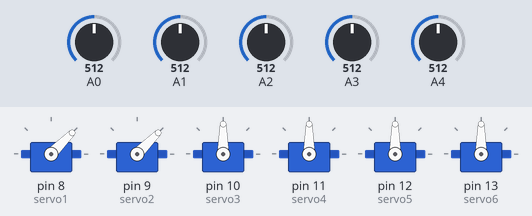
Bench run of a sketch on a simulated Arduino Uno, built with avr-gcc and run on an emulated ATmega328P. Parts: 6 × servo. The inputs (shaded band) are chosen by the test bench; at power-on: A1 = 512, A2 = 512, A3 = 512, A0 = 512, A4 = 512. What the sketch prints to the serial monitor is not drawn.

Above: at 1.2 s.
1.3 s: A1 set to 553
At 1.7 s:
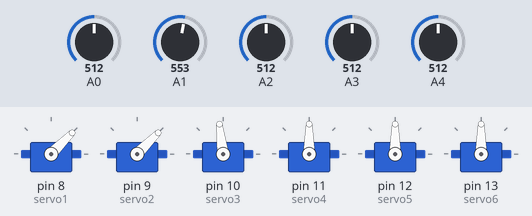
3.3 s: A1 set to 578
At 4.0 s:
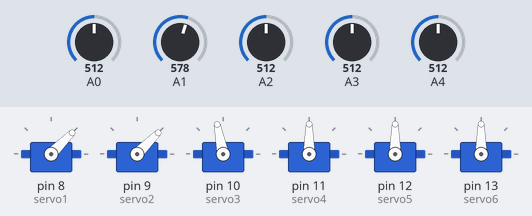
4.8 s: A2 set to 552
At 5.3 s:
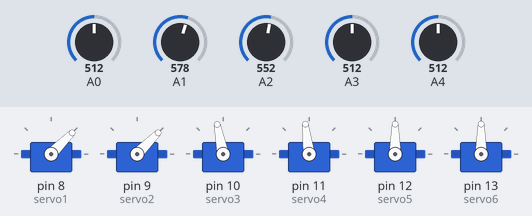
6.6 s: A2 set to 579
At 7.9 s:
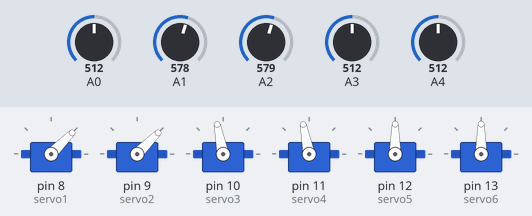
8.2 s: A3 set to 552
At 9.4 s:
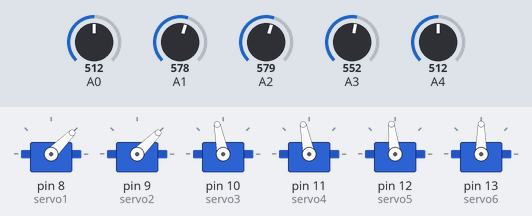
10.5 s: A3 set to 582
At 11.6 s:
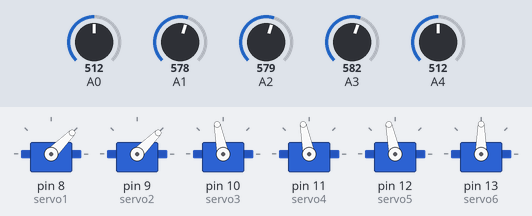
Timing chart, 0 to 13.1 s (numbered marks = the images above; inputs shaded):
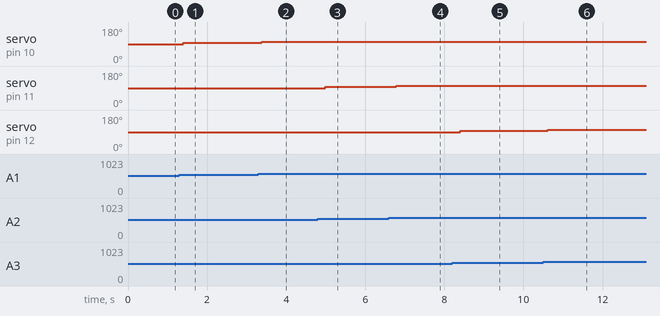

The sketch:

robotic_arm.ino
```cpp
#include <Servo.h>   // Library for controlling servo motors

// Create servo objects for 6 servos
Servo servo1, servo2, servo3, servo4, servo5, servo6;

void setup() {

  // Initialize serial communication for debugging/output
  Serial.begin(9600);

  // Attach servos to Arduino digital pins
  servo1.attach(8);
  servo2.attach(9);
  servo3.attach(10);
  servo4.attach(11);
  servo5.attach(12);
  servo6.attach(13);
}

void loop() {

  // Read analog values from potentiometers
  int analogValue1 = analogRead(A0);
  int analogValue2 = analogRead(A1);
  int analogValue3 = analogRead(A2);
  int analogValue4 = analogRead(A3);
  int analogValue5 = analogRead(A4);

  // Convert potentiometer values into servo angles
  int angle1 = map(analogValue1, 0, 1023, 0, 90);

  // Reverse motion for second servo
  int angle2 = map(analogValue1, 0, 1023, 90, 0);

  int angle3 = map(analogValue2, 0, 1023, 0, 180);
  int angle4 = map(analogValue3, 0, 1023, 0, 180);
  int angle5 = map(analogValue4, 0, 1023, 0, 180);
  int angle6 = map(analogValue5, 0, 1023, 0, 180);

  // Rotate servos to calculated angles
  servo1.write(angle1);
  servo2.write(angle2);
  servo3.write(angle3);
  servo4.write(angle4);
  servo5.write(angle5);
  servo6.write(angle6);

  // Print analog readings and servo angles to Serial Monitor for debugging

  Serial.print("Analog1: ");
  Serial.print(analogValue1);

  Serial.print(", Angle1: ");
  Serial.print(angle1);

  Serial.print(", Angle2: ");
  Serial.print(angle2);

  Serial.print(" | Analog2: ");
  Serial.print(analogValue1);

  Serial.print(", Angle3: ");
  Serial.print(angle3);

  Serial.print(" | Analog3: ");
  Serial.print(analogValue2);

  Serial.print(", Angle4: ");
  Serial.print(angle4);

  Serial.print(" | Analog4: ");
  Serial.print(analogValue3);

  Serial.print(", Angle5: ");
  Serial.print(angle5);

  Serial.print(" | Analog5: ");
  Serial.print(analogValue4);

  Serial.print(", Angle6: ");
  Serial.print(angle6);

  Serial.print(" | Analog6: ");
  Serial.print(analogValue5);

  // Small delay for stable servo movement
  delay(100);
}
```

Measured:
- after the input at 1.3 s, servo on pin 10 (servo3): 90° → 97° after 0.10 s
- after the input at 3.3 s, servo on pin 10 (servo3): 97° → 101° after 0.09 s
- after the input at 4.8 s, servo on pin 11 (servo4): 90° → 97° after 0.19 s
- after the input at 6.6 s, servo on pin 11 (servo4): 97° → 101° after 0.19 s
- after the input at 8.2 s, servo on pin 12 (servo5): 90° → 97° after 0.20 s
- after the input at 10.5 s, servo on pin 12 (servo5): 97° → 102° after 0.11 s
